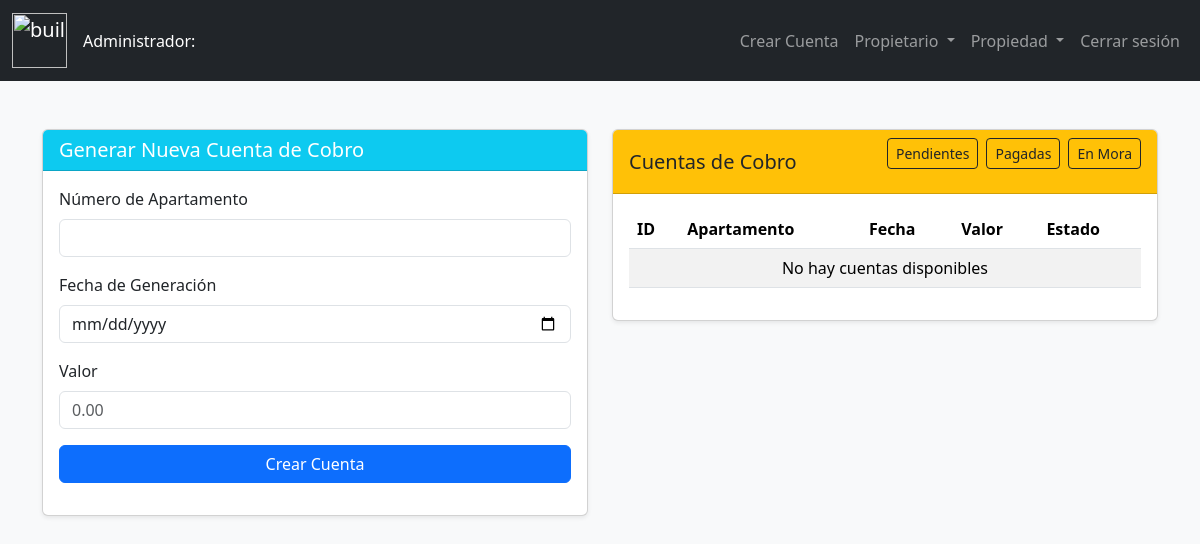
/presentacion/admin/crearCuenta.php, run on an earlier commit of the app's database.
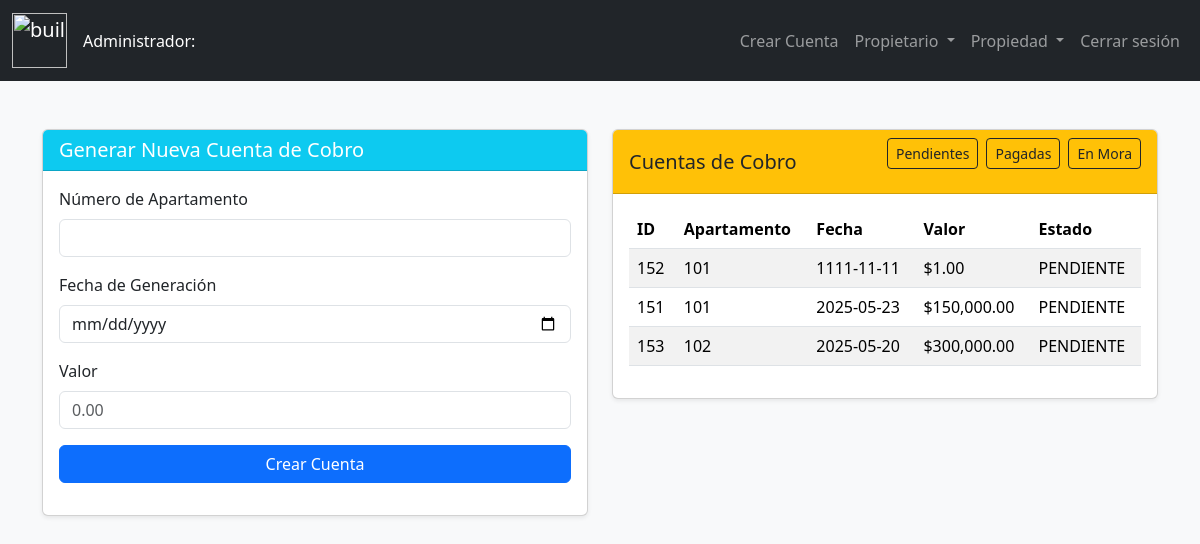
And on a later commit of the database.
### tables this page shows
CREATE TABLE `cuenta_cobro` (
  `id_cuenta` int(11) NOT NULL,
  `numero_apartamento` int(11) NOT NULL,
  `id_estado` int(11) NOT NULL,
  `fecha_generacion` date NOT NULL,
  `valor` decimal(10,2) NOT NULL,
  `id_admin` int(11) NOT NULL,
  `created_at` datetime DEFAULT current_timestamp(),
  `updated_at` datetime DEFAULT current_timestamp() ON UPDATE current_timestamp()
);

CREATE TABLE `apartamento` (
  `numero` int(11) NOT NULL,
  `id_propietario` int(11) NOT NULL,
  `created_at` datetime DEFAULT current_timestamp()
);

CREATE TABLE `estado` (
  `id_estado` int(11) NOT NULL,
  `nombre_estado` varchar(45) NOT NULL
);

### logica/CuentaCobro.php (called while the page is built, shortened)
<?php
require_once __DIR__ . "/../persistencia/CobroDAO.php";
require_once __DIR__ . "/../persistencia/conexion.php";
class CuentaCobro {
    private $id;
    private $numeroApartamento;
    private $estado;
    private $fechaGeneracion;
    private $valor;
    public function __construct(
        $id = 0,
        $numeroApartamento = "",
        $estado = "",
        $fechaGeneracion = "",
        $valor = 0.00,
        $idAdministrador = 0
    ) {
        $this->id = $id;
        $this->numeroApartamento = $numeroApartamento;
        $this->estado = $estado;
        $this->fechaGeneracion = $fechaGeneracion;
        $this->valor = $valor;
    }
    public function getId() {
        return $this->id;
    }
    public function getNumeroApartamento() {
        return $this->numeroApartamento;
    }
    public function getEstado() {
        return $this->estado;
    }
    public function getFechaGeneracion() {
        return $this->fechaGeneracion;
    }
    public function getValor() {
        return $this->valor;
    }
    public function consultarPorEstado($estadoId) {
        $conexion = new Conexion();
        $cuentaDAO = new CobroDAO();
        $conexion->abrir();
        $conexion->ejecutar($cuentaDAO->consultarCuentasPorEstado($estadoId));
        $cuentas = array();
        while (($datos = $conexion->registro()) != null) {
            $apartamento = new Apartamento($datos[1], $datos[2], $datos[3]);
            $estado = new Estado(0, $datos[7]);
            $cuenta = new CuentaCobro(
                $datos[0],
                $apartamento,
                $estado,
                $datos[5],
                $datos[6],
                $datos[4]
            );
            array_push($cuentas, $cuenta);
        }
        return $cuentas;
    }
}
?>

### persistencia/CobroDAO.php (called while the page is built, shortened)
<?php
class CobroDAO {
    public function consultarCuentasPorEstado($idEstado) {
        return "
            SELECT
                cc.id_cuenta, a.numero, u.id, u.nombre AS nombre_propietario,
                u.apellido AS apellido_propietario, cc.fecha_generacion, cc.valor,
                e.nombre_estado AS estado_cuenta
            FROM
                cuenta_cobro cc
                JOIN apartamento a ON cc.numero_apartamento = a.numero
                JOIN propietario u ON a.id_propietario = u.id
                JOIN estado e ON cc.id_estado = e.id_estado
            WHERE
                e.id_estado = {$idEstado}
            ORDER BY
                u.apellido, u.nombre, a.numero
        ";
    }
}
?>

### persistencia/Conexion.php (called while the page is built, shortened)
<?php
class Conexion{
    private $conexion;
    private $resultado;
    public function abrir(){
        $this -> conexion = new mysqli("localhost", "root", "", "conjunto", 3306);
    }
    public function ejecutar($sentencia){
        $this -> resultado = $this -> conexion -> query($sentencia);
    }
    public function registro(){
        return $this -> resultado -> fetch_row();
    }
}
?>

### logica/Apartamento.php (called while the page is built, shortened)
<?php
require_once("persistencia/Conexion.php");
class Apartamento {
    private $numero;
    public function __construct($numero = "", $idPropietario = "", $created_at = "") {
        $this->numero = $numero;
    }
    public function getNumero() {
        return $this->numero;
    }
}
?>

### logica/Estado.php (called while the page is built, shortened)
<?php
class Estado{
    private $nombreEstado;
    public function __construct($idEstado= 0, $nombreEstado = "") {
        $this->nombreEstado = $nombreEstado;
    }
    public function getNombreEstado(){
        return $this -> nombreEstado;
    }
}
?>

### presentacion/admin/crearCuenta.php (the view, shortened to what this page needs)
<body class="bg-light">
<?php include("presentacion/encabezadoAdmin.php")?>
<main class="container my-5">
    <div class="row g-4">
        <section class="col-12 col-md-6">
            <div class="card shadow-sm">
                <div class="card-header bg-info text-white">
                    <h5 class="mb-0">Generar Nueva Cuenta de Cobro</h5>
                </div>
                <div class="card-body">
                    <form id="formGenerarCobro" method="post" action="index.php?pid=<?php echo base64_encode("presentacion/admin/procesarCuenta.php"); ?>">
                    <div class="mb-3">
                            <div class="mb-3">
                                <label for="inputNumero" class="form-label">Número de Apartamento</label>
                                <input id="inputNumero" name="numero" type="text" class="form-control" required>
                            </div>
                        </div>
                        <div class="mb-3">
                            <label for="inputFecha" class="form-label">Fecha de Generación</label>
                            <input id="inputFecha" name="fecha" type="date" class="form-control">
                        </div>
                        <div class="mb-3">
                            <label for="inputValor" class="form-label">Valor</label>
                            <input id="inputValor" name="valor" type="number" step="0.01" class="form-control" placeholder="0.00">
                        </div>
                        <button type="submit" class="btn btn-primary w-100">Crear Cuenta</button>
                    </form>
                </div>
            </div>
        </section>
        <section class="col-12 col-md-6">
            <div class="card shadow-sm">
                <div class="card-header bg-warning text-dark d-flex justify-content-between align-items-center">
                    <h5 class="mb-0">Cuentas de Cobro</h5>
                    <form method="get" class="d-flex gap-2">
                        <button type="submit" name="estado" value="1" class="btn btn-sm btn-outline-dark">Pendientes</button>
                        <button type="submit" name="estado" value="2" class="btn btn-sm btn-outline-dark">Pagadas</button>
                        <button type="submit" name="estado" value="3" class="btn btn-sm btn-outline-dark">En Mora</button>
                    </form>
                </div>
                <div class="card-body">
                    <table class="table table-striped" id="tablaCuentasAdmin">
                        <thead>
                            <tr>
                                <th>ID</th>
                                <th>Apartamento</th>
                                <th>Fecha</th>
                                <th>Valor</th>
                                <th>Estado</th>
                            </tr>
                        </thead>
                        <tbody>
                            <?php
                            require_once 'logica/CuentaCobro.php';
                            require_once 'logica/Apartamento.php';
                            require_once 'logica/Estado.php';
                            $estadoSeleccionado = isset($_GET['estado']) ? intval($_GET['estado']) : 1;
                            $cuenta = new CuentaCobro();
                            $cuentas = $cuenta->consultarPorEstado($estadoSeleccionado);
                            if (empty($cuentas)) {
                                echo "<tr><td colspan='5' class='text-center'>No hay cuentas disponibles</td></tr>";
                            } else {
                                foreach ($cuentas as $cuenta) {
                                    echo "<tr>";
                                    echo "<td>" . $cuenta->getId() . "</td>";
                                    echo "<td>" . $cuenta->getNumeroApartamento()->getNumero() . "</td>";
                                    echo "<td>" . $cuenta->getFechaGeneracion() . "</td>";
                                    echo "<td>$" . number_format($cuenta->getValor(), 2) . "</td>";
                                    echo "<td>" . $cuenta->getEstado()->getNombreEstado() . "</td>";
                                    echo "</tr>";
                                }
                            }
                            ?>
                        </tbody>
                    </table>
                </div>
            </div>
        </section>
    </div>
</main>
</body>
</html>

### presentacion/encabezadoAdmin.php (shortened to what this page needs)
<link href="https://cdn.jsdelivr.net/npm/bootstrap@5.3.3/dist/css/bootstrap.min.css" rel="stylesheet">
<nav class="navbar navbar-expand-lg navbar-dark bg-dark">
    <div class="container-fluid">
        <a class="navbar-brand" href="#">
            <img width="55" height="55" src="https://img.icons8.com/bubbles/100/building.png" alt="building"/>
        </a>
        <div>
            <p class="text-white mb-0">
                <?php
                $id = $_SESSION["id"];
                $admin = new Admin($id);
                $admin->consultar();
                echo "Administrador: " . $admin->getNombre() . " " . $admin->getApellido();
                ?>
            </p>
        </div>
        <div class="collapse navbar-collapse" id="navbarNav">
            <ul class="navbar-nav ms-auto">
                <li class="nav-item">
                    <a class="nav-link" href="?pid=<?php echo base64_encode('presentacion/admin/crearCuenta.php'); ?>">Crear Cuenta</a>
                </li>
                <li class="nav-item dropdown">
                    <a class="nav-link dropdown-toggle" href="#" id="propietarioDropdown" role="button" data-bs-toggle="dropdown" aria-expanded="false">
                        Propietario
                    </a>
                </li>
                <li class="nav-item dropdown">
                    <a class="nav-link dropdown-toggle" href="#" id="propiedadDropdown" role="button" data-bs-toggle="dropdown" aria-expanded="false">
                        Propiedad
                    </a>
                </li>
                <li class="nav-item">
                    <a href="?pid=<?php echo base64_encode('presentacion/cerrarSesion.php') ?>" class="nav-link">Cerrar sesión</a>
                </li>
            </ul>
        </div>
    </div>
</nav>

What changed in the data, as far as the page shows it:
added cuenta_cobro: id_cuenta "152", apartamento.numero "101", fecha_generacion "1111-11-11", valor "1.00", id_estado.nombre_estado "PENDIENTE"
added cuenta_cobro: id_cuenta "151", apartamento.numero "101", fecha_generacion "2025-05-23", valor "150,000.00", id_estado.nombre_estado "PENDIENTE"
added cuenta_cobro: id_cuenta "153", apartamento.numero "102", fecha_generacion "2025-05-20", valor "300,000.00", id_estado.nombre_estado "PENDIENTE"
Also different on the page:
text no longer shown: "No hay cuentas disponibles"
